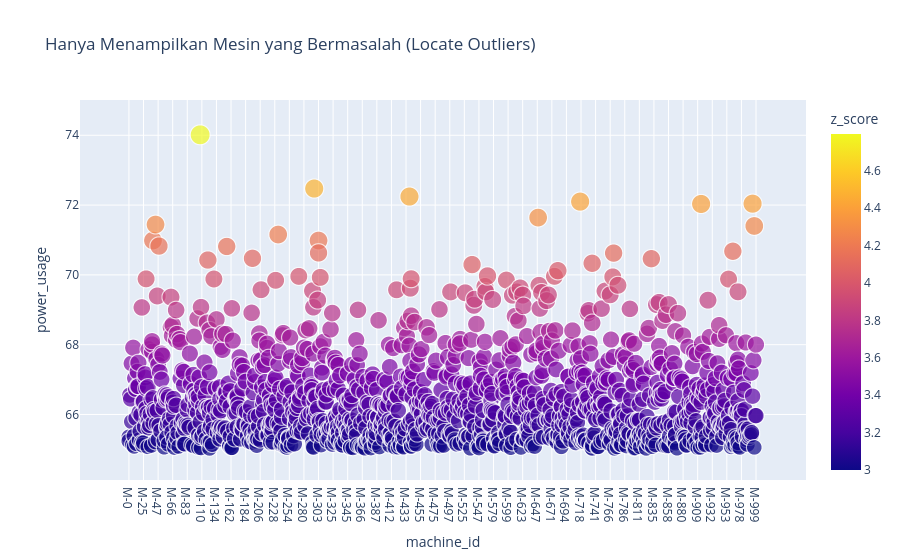

Write notebook code for a chart like this one.
### Markdown cell above
### Level 3: Visual Encoding/Interaction Idiom (The Design)
- Jika kita memplot 1 juta baris, manajer akan pusing (Overplotting). 
- Sesuai teori Munzner, kita harus menggunakan idiom yang efektif.
- Keputusan Desain: Jangan tampilkan semua data. Gunakan Overview + Detail. Tampilkan hanya mesin yang is_anomaly == True.

### Code cell
import plotly.express as px

# VALIDASI LEVEL 3: Menghindari Overplotting
# Hanya mengambil data yang dianggap anomali oleh Level 2
anomalies = df[df['is_anomaly'] == True]

# Menggunakan Scatterplot: X=Machine, Y=Power, Color=Severity
fig = px.scatter(anomalies, x='machine_id', y='power_usage', 
                 color='z_score', size='z_score',
                 title="Hanya Menampilkan Mesin yang Bermasalah (Locate Outliers)")
fig.show()

### Figure 1 — Plotly figure (JSON) as saved in the notebook; plotly's stock layout.template omitted (floating-point values rounded to 4 significant figures; data arrays with more than 128 entries replaced by an {"elided": "..."} marker saying what was removed)
{"data": [{"hovertemplate": "machine_id=%{x}<br>power_usage=%{y}<br>z_score=%{marker.color}<extra></extra>", "legendgroup": "", "marker": {"color": {"elided": "1324 float values"}, "coloraxis": "coloraxis", "size": {"elided": "1324 float values"}, "sizemode": "area", "sizeref": 0.01199, "symbol": "circle"}, "mode": "markers", "name": "", "showlegend": false, "type": "scattergl", "x": {"elided": "1324 str values"}, "xaxis": "x", "y": {"elided": "1324 float values"}, "yaxis": "y"}], "layout": {"coloraxis": {"colorbar": {"title": {"text": "z_score"}}, "colorscale": [[0, "#0d0887"], [0.1111, "#46039f"], [0.2222, "#7201a8"], [0.3333, "#9c179e"], [0.4444, "#bd3786"], [0.5556, "#d8576b"], [0.6667, "#ed7953"], [0.7778, "#fb9f3a"], [0.8889, "#fdca26"], [1, "#f0f921"]]}, "legend": {"itemsizing": "constant", "tracegroupgap": 0}, "title": {"text": "Hanya Menampilkan Mesin yang Bermasalah (Locate Outliers)"}, "xaxis": {"anchor": "y", "domain": [0, 1], "title": {"text": "machine_id"}}, "yaxis": {"anchor": "x", "domain": [0, 1], "title": {"text": "power_usage"}}}}
